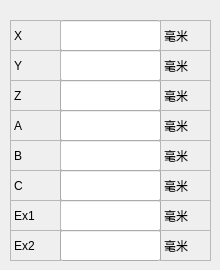
      <widget class="QWidget" name="page_9">
       <widget class="QLabel" name="label_56">
        <property name="geometry">
         <rect>
          <x>10</x>
          <y>80</y>
          <width>51</width>
          <height>31</height>
         </rect>
        </property>
        <property name="frameShape">
         <enum>QFrame::StyledPanel</enum>
        </property>
        <property name="text">
         <string>Z</string>
        </property>
       </widget>
       <widget class="QLabel" name="label_57">
        <property name="geometry">
         <rect>
          <x>160</x>
          <y>200</y>
          <width>51</width>
          <height>31</height>
         </rect>
        </property>
        <property name="frameShape">
         <enum>QFrame::StyledPanel</enum>
        </property>
        <property name="text">
         <string>毫米</string>
        </property>
       </widget>
       <widget class="QLineEdit" name="lineEdit_26">
        <property name="geometry">
         <rect>
          <x>60</x>
          <y>200</y>
          <width>101</width>
          <height>31</height>
         </rect>
        </property>
       </widget>
       <widget class="QLabel" name="label_58">
        <property name="geometry">
         <rect>
          <x>160</x>
          <y>170</y>
          <width>51</width>
          <height>31</height>
         </rect>
        </property>
        <property name="frameShape">
         <enum>QFrame::StyledPanel</enum>
        </property>
        <property name="text">
         <string>毫米</string>
        </property>
       </widget>
       <widget class="QLabel" name="label_59">
        <property name="geometry">
         <rect>
          <x>10</x>
          <y>230</y>
          <width>51</width>
          <height>31</height>
         </rect>
        </property>
        <property name="frameShape">
         <enum>QFrame::StyledPanel</enum>
        </property>
        <property name="text">
         <string>Ex2</string>
        </property>
       </widget>
       <widget class="QLabel" name="label_60">
        <property name="geometry">
         <rect>
          <x>10</x>
          <y>110</y>
          <width>51</width>
          <height>31</height>
         </rect>
        </property>
        <property name="frameShape">
         <enum>QFrame::StyledPanel</enum>
        </property>
        <property name="text">
         <string>A</string>
        </property>
       </widget>
       <widget class="QLineEdit" name="lineEdit_27">
        <property name="geometry">
         <rect>
          <x>60</x>
          <y>20</y>
          <width>101</width>
          <height>31</height>
         </rect>
        </property>
       </widget>
       <widget class="QLabel" name="label_61">
        <property name="geometry">
         <rect>
          <x>160</x>
          <y>50</y>
          <width>51</width>
          <height>31</height>
         </rect>
        </property>
        <property name="frameShape">
         <enum>QFrame::StyledPanel</enum>
        </property>
        <property name="text">
         <string>毫米</string>
        </property>
       </widget>
       <widget class="QLabel" name="label_62">
        <property name="geometry">
         <rect>
          <x>160</x>
          <y>110</y>
          <width>51</width>
          <height>31</height>
         </rect>
        </property>
        <property name="frameShape">
         <enum>QFrame::StyledPanel</enum>
        </property>
        <property name="text">
         <string>毫米</string>
        </property>
       </widget>
       <widget class="QLabel" name="label_63">
        <property name="geometry">
         <rect>
          <x>160</x>
          <y>80</y>
          <width>51</width>
          <height>31</height>
         </rect>
        </property>
        <property name="frameShape">
         <enum>QFrame::StyledPanel</enum>
        </property>
        <property name="text">
         <string>毫米</string>
        </property>
       </widget>
       <widget class="QLabel" name="label_64">
        <property name="geometry">
         <rect>
          <x>160</x>
          <y>230</y>
          <width>51</width>
          <height>31</height>
         </rect>
        </property>
        <property name="frameShape">
         <enum>QFrame::StyledPanel</enum>
        </property>
        <property name="text">
         <string>毫米</string>
        </property>
       </widget>
       <widget class="QLineEdit" name="lineEdit_28">
        <property name="geometry">
         <rect>
          <x>60</x>
          <y>50</y>
          <width>101</width>
          <height>31</height>
         </rect>
        </property>
       </widget>
       <widget class="QLabel" name="label_65">
        <property name="geometry">
         <rect>
          <x>160</x>
          <y>20</y>
          <width>51</width>
          <height>31</height>
         </rect>
        </property>
        <property name="frameShape">
         <enum>QFrame::StyledPanel</enum>
        </property>
        <property name="text">
         <string>毫米</string>
        </property>
       </widget>
       <widget class="QLabel" name="label_66">
        <property name="geometry">
         <rect>
          <x>10</x>
          <y>20</y>
          <width>51</width>
          <height>31</height>
         </rect>
        </property>
        <property name="frameShape">
         <enum>QFrame::StyledPanel</enum>
        </property>
        <property name="text">
         <string>X</string>
        </property>
       </widget>
       <widget class="QLineEdit" name="lineEdit_29">
        <property name="geometry">
         <rect>
          <x>60</x>
          <y>110</y>
          <width>101</width>
          <height>31</height>
         </rect>
        </property>
       </widget>
       <widget class="QLabel" name="label_67">
        <property name="geometry">
         <rect>
          <x>10</x>
          <y>50</y>
          <width>51</width>
          <height>31</height>
         </rect>
        </property>
        <property name="frameShape">
         <enum>QFrame::StyledPanel</enum>
        </property>
        <property name="text">
         <string>Y</string>
        </property>
       </widget>
       <widget class="QLabel" name="label_68">
        <property name="geometry">
         <rect>
          <x>10</x>
          <y>170</y>
          <width>51</width>
          <height>31</height>
         </rect>
        </property>
        <property name="frameShape">
         <enum>QFrame::StyledPanel</enum>
        </property>
        <property name="text">
         <string>C</string>
        </property>
       </widget>
       <widget class="QLineEdit" name="lineEdit_30">
        <property name="geometry">
         <rect>
          <x>60</x>
          <y>170</y>
          <width>101</width>
          <height>31</height>
         </rect>
        </property>
       </widget>
       <widget class="QLineEdit" name="lineEdit_31">
        <property name="geometry">
         <rect>
          <x>60</x>
          <y>80</y>
          <width>101</width>
          <height>31</height>
         </rect>
        </property>
       </widget>
       <widget class="QLineEdit" name="lineEdit_32">
        <property name="geometry">
         <rect>
          <x>60</x>
          <y>230</y>
          <width>101</width>
          <height>31</height>
         </rect>
        </property>
       </widget>
       <widget class="QLineEdit" name="lineEdit_33">
        <property name="geometry">
         <rect>
          <x>60</x>
          <y>140</y>
          <width>101</width>
          <height>31</height>
         </rect>
        </property>
       </widget>
       <widget class="QLabel" name="label_69">
        <property name="geometry">
         <rect>
          <x>10</x>
          <y>200</y>
          <width>51</width>
          <height>31</height>
         </rect>
        </property>
        <property name="frameShape">
         <enum>QFrame::StyledPanel</enum>
        </property>
        <property name="text">
         <string>Ex1</string>
        </property>
       </widget>
       <widget class="QLabel" name="label_70">
        <property name="geometry">
         <rect>
          <x>10</x>
          <y>140</y>
          <width>51</width>
          <height>31</height>
         </rect>
        </property>
        <property name="frameShape">
         <enum>QFrame::StyledPanel</enum>
        </property>
        <property name="text">
         <string>B</string>
        </property>
       </widget>
       <widget class="QLabel" name="label_71">
        <property name="geometry">
         <rect>
          <x>160</x>
          <y>140</y>
          <width>51</width>
          <height>31</height>
         </rect>
        </property>
        <property name="frameShape">
         <enum>QFrame::StyledPanel</enum>
        </property>
        <property name="text">
         <string>毫米</string>
        </property>
       </widget>
      </widget>
